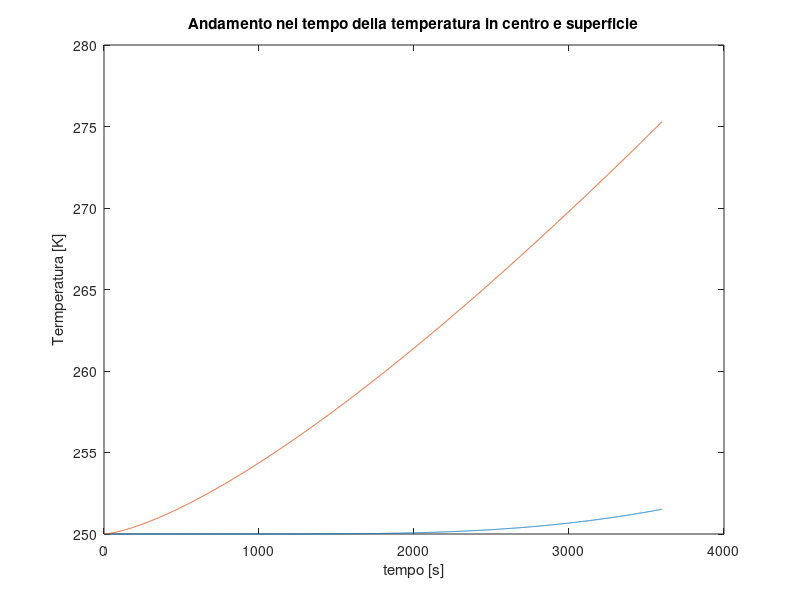
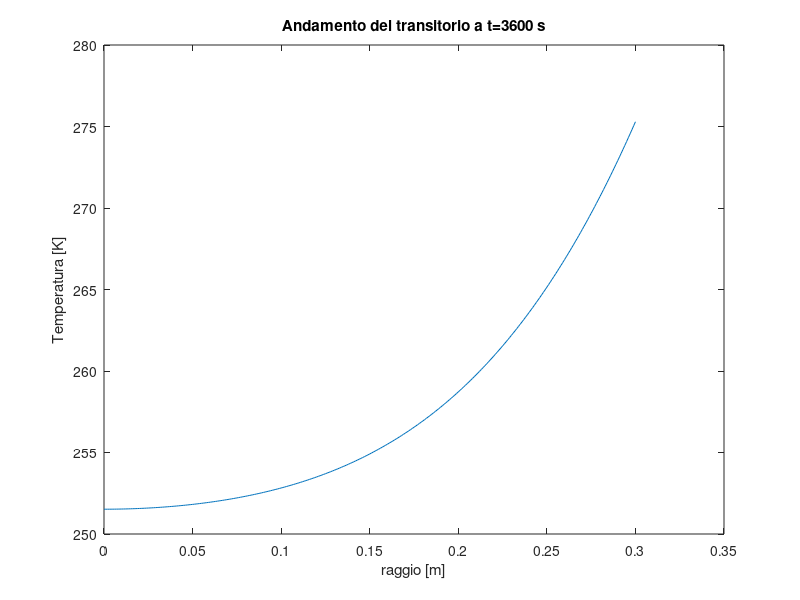

Source code (MATLAB) for these figures, in order: (Note: this script raises an error after producing the figures.)
% Esame 15 giugno 2022
% Simone Canevarolo
% S269893
% 30 giugno 2024

clear all
close all
clc

raggio = 30e-2; % m
rovol = 917; % kg/m^3
cp = 1050; % J/kg/K
kk = 2.5; % W/m/K
Tini = 250; % K
press = 1e5; % Pa
hh = 25; % W/m^2/K

tfin = 3600; % s
Telio = @(t) 250+50/3600*t;

dr = 1e-3; % m
rr = (0:dr:raggio)';
Nr = length(rr);

dt = 1; % s
tt = (0:dt:tfin);
Nt = length(tt);

aa = kk*dt/dr^2/rovol/cp;

sub_diag = -aa*(1-dr./rr);
main_diag = (1+2*aa)*ones(Nr,1);
sup_diag = -aa*(1+dr./rr);

% sub_diag = aa*ones(Nr,1);
% main_diag = -2*aa*ones(Nr,1);
% sup_diag = aa*ones(Nr,1);

Band = [[sub_diag(2:end);0],main_diag,[0;sup_diag(1:end-1)]];

AA = spdiags(Band,-1:1,Nr,Nr);
Tm = Tini*ones(Nr,1);
bb = Tm;

Tcentro = Tini*ones(Nt,1);
Tsuperficie = Tcentro;

for ii = 2:Nt

    Tout = Telio(ii);
    bb = Tm;

    AA(1,1) = 1;
    AA(1,2) = -1;
    bb(1) = 0;

    AA(end,end-1) = -kk/dr;
    AA(end,end) = kk/dr+hh;
    bb(end) = Tout*hh;

    TT = AA\bb;

    Tcentro(ii) = TT(1);
    Tsuperficie(ii) = TT(end);

    Tm = TT;

end

figure(1)
plot(tt,Tcentro)
hold on
plot(tt,Tsuperficie)
title('Andamento nel tempo della temperatura in centro e superficie')
xlabel('tempo [s]')
ylabel('Termperatura [K]')

figure(2)
plot(rr,TT)
title('Andamento del transitorio a t=3600 s')
xlabel('raggio [m]')
ylabel('Temperatura [K]')


Tplotzero = Tini*ones(Nt,1);

As = 4*pi*raggio^2;
Vol = 4/3*pi*raggio^3;

for ii = 2:Nt

    cc = hh*As/Vol*dt/rovol/cp;

    Tzerod = (-cc*Telio(ii)+Tm)/(1-cc);

    Tplotzero(ii) = Tzerod;

    Tm = Tzerod;

end

figure(3)
plot(tt,Tplotzero)
